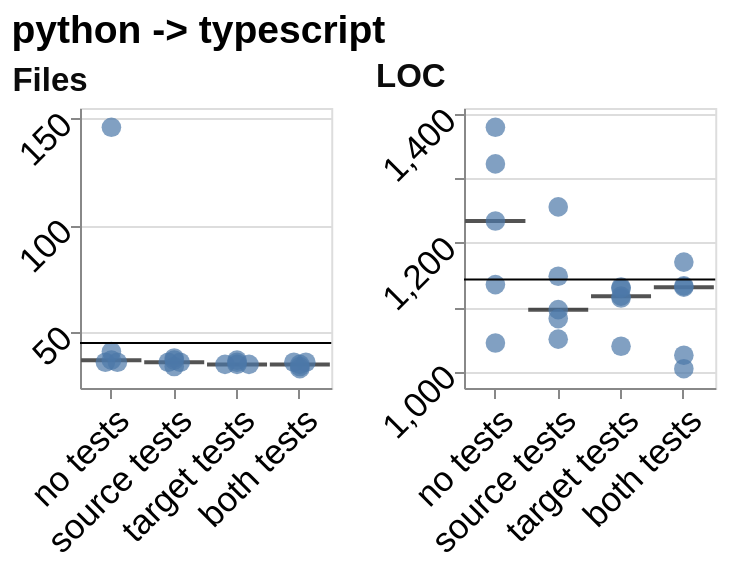

This figure's Vega-Lite source:
### Vega-Lite specification from a JSON file in a GitHub repository (floating-point values rounded to 4 significant figures)
{"config": {"view": {"continuousWidth": 300, "continuousHeight": 300}, "axis": {"labelAngle": -45}}, "concat": [{"layer": [{"mark": {"type": "tick", "color": "#0b0b0b", "opacity": 0.7, "size": 30, "thickness": 2}, "encoding": {"x": {"field": "condition", "scale": {"paddingInner": 0.25, "paddingOuter": 0.125}, "sort": ["no tests", "source tests", "target tests", "both tests"], "title": null, "type": "nominal", "axis": {"labelFontSize": 17.32}}, "y": {"aggregate": "median", "field": "value", "scale": {"domain": [23.96, 155.0], "nice": false}, "title": null, "type": "quantitative", "axis": {"labelFontSize": 17.32, "titleFontSize": 16.5}}}}, {"mark": {"type": "point", "filled": true, "size": 96}, "encoding": {"x": {"field": "condition", "scale": {"paddingInner": 0.25, "paddingOuter": 0.125}, "sort": ["no tests", "source tests", "target tests", "both tests"], "title": null, "type": "nominal", "axis": {"labelFontSize": 17.32}}, "xOffset": {"field": "nudge", "scale": {"domain": [-1.0, 1.0], "range": [5.777, 17.78]}, "title": null, "type": "quantitative"}, "y": {"field": "value", "scale": {"domain": [23.96, 155.0], "nice": false}, "type": "quantitative", "axis": {"labelFontSize": 17.32, "titleFontSize": 16.5}}}}, {"mark": {"type": "rule"}, "encoding": {"y": {"aggregate": "median", "field": "reference", "scale": {"domain": [23.96, 155.0], "nice": false}, "type": "quantitative", "axis": {"labelFontSize": 17.32, "titleFontSize": 16.5}}}, "transform": [{"filter": {"field": "reference", "valid": true}}]}], "data": {"name": "data-0dd52b264c45575ef80ee2be7fb37794"}, "height": 140, "title": {"text": "Files", "anchor": "start", "color": "#0b0b0b", "fontSize": 16.5}, "width": 125.6}, {"layer": [{"mark": {"type": "tick", "color": "#0b0b0b", "opacity": 0.7, "size": 30, "thickness": 2}, "encoding": {"x": {"field": "condition", "scale": {"paddingInner": 0.25, "paddingOuter": 0.125}, "sort": ["no tests", "source tests", "target tests", "both tests"], "title": null, "type": "nominal", "axis": {"labelFontSize": 17.32}}, "y": {"aggregate": "median", "field": "value", "scale": {"domain": [973.9, 1410.0], "nice": false}, "title": null, "type": "quantitative", "axis": {"labelFontSize": 17.32, "titleFontSize": 16.5}}}}, {"mark": {"type": "point", "filled": true, "size": 96}, "encoding": {"x": {"field": "condition", "scale": {"paddingInner": 0.25, "paddingOuter": 0.125}, "sort": ["no tests", "source tests", "target tests", "both tests"], "title": null, "type": "nominal", "axis": {"labelFontSize": 17.32}}, "xOffset": {"field": "nudge", "scale": {"domain": [-1.0, 1.0], "range": [5.777, 17.78]}, "title": null, "type": "quantitative"}, "y": {"field": "value", "scale": {"domain": [973.9, 1410.0], "nice": false}, "type": "quantitative", "axis": {"labelFontSize": 17.32, "titleFontSize": 16.5}}}}, {"mark": {"type": "rule"}, "encoding": {"y": {"aggregate": "median", "field": "reference", "scale": {"domain": [973.9, 1410.0], "nice": false}, "type": "quantitative", "axis": {"labelFontSize": 17.32, "titleFontSize": 16.5}}}, "transform": [{"filter": {"field": "reference", "valid": true}}]}], "data": {"name": "data-57e6dfa4703c2c07c56e1e6b0a97b20b"}, "height": 140, "title": {"text": "LOC", "anchor": "start", "color": "#0b0b0b", "fontSize": 16.5}, "width": 125.6}], "columns": 4, "title": {"text": "python -> typescript", "fontSize": 19.5, "anchor": "start"}, "$schema": "https://vega.github.io/schema/vega-lite/v6.4.1.json", "datasets": {"data-0dd52b264c45575ef80ee2be7fb37794": [{"condition": "no tests", "layout": "rebuilt the file layout", "metric": "file_count", "value": 36.0, "reference": 45.0, "nudge": -0.5}, {"condition": "no tests", "layout": "kept the file layout", "metric": "file_count", "value": 36.0, "reference": 45.0, "nudge": 0.5}, {"condition": "no tests", "layout": "kept the file layout", "metric": "file_count", "value": 146.0, "reference": 45.0, "nudge": 0.0}, {"condition": "no tests", "layout": "rebuilt the file layout", "metric": "file_count", "value": 41.0, "reference": 45.0, "nudge": 0.0}, {"condition": "no tests", "layout": "rebuilt the file layout", "metric": "file_count", "value": 37.0, "reference": 45.0, "nudge": 0.0}, {"condition": "source tests", "layout": "kept the file layout", "metric": "file_count", "value": 36.0, "reference": 45.0, "nudge": -0.5}, {"condition": "source tests", "layout": "kept the file layout", "metric": "file_count", "value": 36.0, "reference": 45.0, "nudge": 0.5}, {"condition": "source tests", "layout": "kept the file layout", "metric": "file_count", "value": 38.0, "reference": 45.0, "nudge": 0.0}, {"condition": "source tests", "layout": "kept the file layout", "metric": "file_count", "value": 34.0, "reference": 45.0, "nudge": 0.0}, {"condition": "source tests", "layout": "rebuilt the file layout", "metric": "file_count", "value": 37.0, "reference": 45.0, "nudge": 0.0}, {"condition": "target tests", "layout": "kept the file layout", "metric": "file_count", "value": 35.0, "reference": 45.0, "nudge": -1.0}, {"condition": "target tests", "layout": "kept the file layout", "metric": "file_count", "value": 35.0, "reference": 45.0, "nudge": 0.0}, {"condition": "target tests", "layout": "kept the file layout", "metric": "file_count", "value": 35.0, "reference": 45.0, "nudge": 1.0}, {"condition": "target tests", "layout": "kept the file layout", "metric": "file_count", "value": 36.0, "reference": 45.0, "nudge": 0.0}, {"condition": "target tests", "layout": "kept the file layout", "metric": "file_count", "value": 37.0, "reference": 45.0, "nudge": 0.0}, {"condition": "both tests", "layout": "kept the file layout", "metric": "file_count", "value": 33.0, "reference": 45.0, "nudge": 0.0}, {"condition": "both tests", "layout": "kept the file layout", "metric": "file_count", "value": 36.0, "reference": 45.0, "nudge": -0.5}, {"condition": "both tests", "layout": "kept the file layout", "metric": "file_count", "value": 36.0, "reference": 45.0, "nudge": 0.5}, {"condition": "both tests", "layout": "kept the file layout", "metric": "file_count", "value": 34.0, "reference": 45.0, "nudge": 0.0}, {"condition": "both tests", "layout": "kept the file layout", "metric": "file_count", "value": 35.0, "reference": 45.0, "nudge": 0.0}], "data-57e6dfa4703c2c07c56e1e6b0a97b20b": [{"condition": "no tests", "layout": "rebuilt the file layout", "metric": "loc", "value": 1044.0, "reference": 1143.0, "nudge": 0.0}, {"condition": "no tests", "layout": "kept the file layout", "metric": "loc", "value": 1380.0, "reference": 1143.0, "nudge": 0.0}, {"condition": "no tests", "layout": "rebuilt the file layout", "metric": "loc", "value": 1323.0, "reference": 1143.0, "nudge": 0.0}, {"condition": "no tests", "layout": "rebuilt the file layout", "metric": "loc", "value": 1135.0, "reference": 1143.0, "nudge": 0.0}, {"condition": "no tests", "layout": "kept the file layout", "metric": "loc", "value": 1234.0, "reference": 1143.0, "nudge": 0.0}, {"condition": "source tests", "layout": "kept the file layout", "metric": "loc", "value": 1096.0, "reference": 1143.0, "nudge": 0.0}, {"condition": "source tests", "layout": "kept the file layout", "metric": "loc", "value": 1256.0, "reference": 1143.0, "nudge": 0.0}, {"condition": "source tests", "layout": "kept the file layout", "metric": "loc", "value": 1050.0, "reference": 1143.0, "nudge": 0.0}, {"condition": "source tests", "layout": "rebuilt the file layout", "metric": "loc", "value": 1148.0, "reference": 1143.0, "nudge": 0.0}, {"condition": "source tests", "layout": "kept the file layout", "metric": "loc", "value": 1082.0, "reference": 1143.0, "nudge": 0.0}, {"condition": "target tests", "layout": "kept the file layout", "metric": "loc", "value": 1117.0, "reference": 1143.0, "nudge": 0.0}, {"condition": "target tests", "layout": "kept the file layout", "metric": "loc", "value": 1114.0, "reference": 1143.0, "nudge": 0.0}, {"condition": "target tests", "layout": "kept the file layout", "metric": "loc", "value": 1131.0, "reference": 1143.0, "nudge": 0.0}, {"condition": "target tests", "layout": "kept the file layout", "metric": "loc", "value": 1129.0, "reference": 1143.0, "nudge": 0.0}, {"condition": "target tests", "layout": "kept the file layout", "metric": "loc", "value": 1039.0, "reference": 1143.0, "nudge": 0.0}, {"condition": "both tests", "layout": "kept the file layout", "metric": "loc", "value": 1131.0, "reference": 1143.0, "nudge": 0.0}, {"condition": "both tests", "layout": "kept the file layout", "metric": "loc", "value": 1170.0, "reference": 1143.0, "nudge": 0.0}, {"condition": "both tests", "layout": "kept the file layout", "metric": "loc", "value": 1004.0, "reference": 1143.0, "nudge": 0.0}, {"condition": "both tests", "layout": "kept the file layout", "metric": "loc", "value": 1133.0, "reference": 1143.0, "nudge": 0.0}, {"condition": "both tests", "layout": "kept the file layout", "metric": "loc", "value": 1025.0, "reference": 1143.0, "nudge": 0.0}]}, "padding": {"left": 5, "top": 5, "right": 8.5, "bottom": 5}}
